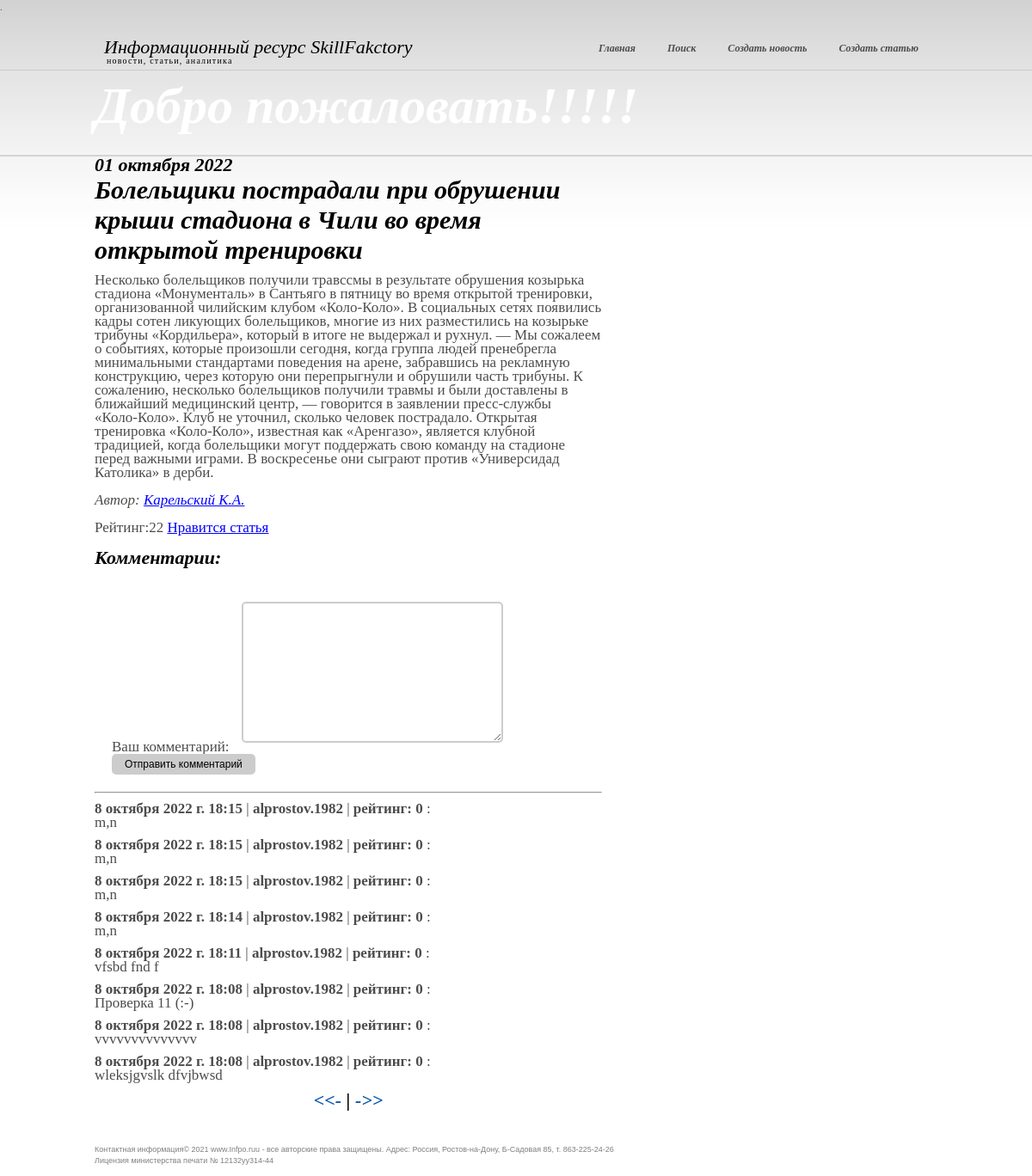
/home/44, run on the app's committed database.
### news/models.py (models this page shows, shortened)
class Post(models.Model):
    head_article = models.CharField(max_length=255)  # post`s name
    text_post = models.TextField()  # text
    date = models.DateTimeField(auto_now_add = True)  # date of the post will be added
    type_post = models.CharField(max_length = 20, choices = POSITIONS, default = 'news')  # post`s type : news or article
    sum_rank = models.IntegerField(default = 0)
    id_author = models.ForeignKey('Author', on_delete = models.CASCADE)  # onetomany relation to the table "Author"
    category = models.ManyToManyField('Category', through = PostCategory)  # manytomany relation to the table "Category"

class Author(models.Model):
    full_name = models.CharField(max_length = 255)
    e_mail = models.EmailField(max_length = 150, null = True)
    rank = models.IntegerField(default = 0)
    id_users = models.OneToOneField(User, on_delete = models.DO_NOTHING)  # onetomany relation to the table "User"

### news/views.py (the view)
class News(DetailView):
    model = Post
    template_name = 'new.html'
    context_object_name = 'new'
    def get_context_data(self, **kwargs):
        context = super().get_context_data(**kwargs)
        context['comments'] = context['new'].comments_set.all().order_by('-date').values('text', 'id_users__username', 'date', 'sum_rank')
        context['next'] = Post.objects.filter(id__gt=context['new'].id).order_by('id').values('id').first()
        context['prev'] = Post.objects.filter(id__lt=context['new'].id).order_by('-id').values('id').first()
        context['form'] = Create_comments
        return context

### news/templatetags/custom_filters.py (called while the page is built)
@register.filter()
def currency(value):
    if isinstance(value, str):
        str1 = value.split()
        value = str1[0] + ' '
        for i in range(1, len(str1)):
            value += str1[i][0] + '.'
    return value

@register.filter()
def censor(value):
    if isinstance(value, str):
        a = ['хрен', 'редиска', 'тыква']
        for i in a:
            b = ' '+i[0]+'*' * (len(i)-1)+' '
            value = value.replace(i, b)
    return value

### templates/new.html (shortened to what this page needs)
{% extends 'flatpages/default.html' %}
{% load custom_filters %}
{% block content %}
    <div class="col">
      <div class="post">
            <h3>{{ new.date|date:'d E Y' }}</h3>
            <h2 >{{ new.head_article| censor }}</h2>
        <p class="new">{{ new.text_post| censor }}
            <br><br><i>Автор:
            <a class="tooltip" href="mailto:">{{ new.id_author.full_name | currency }}
                </a></i>
                <br><br>
                Рейтинг:{{ new.sum_rank }} <a href="like/{{new.id }}" title="рейтинг +1">Нравится статья</a>
                <br><br>
                <h3>Комментарии:</h3>
                <form action="/home/create_comments" method="post">
                {{ form.as_p }}
                <input type="submit" value="Отправить комментарий" />
                </form>
                <hr>
                {% for i in comments %}
                    <p><b>{{ i.date }}</b> | <b>{{ i.id_users__username }}</b> | <b>рейтинг:
                    {{ i.sum_rank }}</b> :<br> {{ i.text }} </p>
                {% empty %}
                    <p>Нет комментариев</p>
                {% endfor %}
        </p>
          <h3 align="center">
          {% if prev.id %}
            <a href="/home/{{prev.id}}" title="Предыдущие новости"> <<- </a>
          {% endif %}
          |
          {% if next.id %}
            <a href="/home/{{next.id}}" title="Следующие новости"> ->> </a>
          {% endif %}
          </h3>
      </div>
    </div>
{% endblock content %}

### static/css/styles.css (style rules this page uses)
* { margin:0; padding:0; outline:0; }
body { font-size:11px; line-height:16px; font-family:Georgia, serif; color:#4c4c4c; background:#fff url(images/body-bg.gif) repeat-x 0 0; }
a { color:#0252aa; text-decoration:none; cursor:pointer; }
input, textarea, select { font-family:Arial, Helvetica, sans-serif; font-size:12px; border:0; }
textarea { overflow:hidden; }
.col { float:left; display:inline; width:590px; margin-right:28px; padding-bottom:41px; }
.post h2 { color:#000; font-size:30px; font-style:italic; line-height:35px; }
.post h3 { color:#000; font-size:22px; font-style:italic; line-height:22px; }
.post a { text-decoration:none; }
.post p { font-size:17px; padding-top:10px; }
.post p a { color:blue; text-decoration:underline; }

### static/css/styles_form.css (style rules this page uses)
form { font-family: inherit; font-size: 1rem; font-weight: 50%; padding:10px; margin:10px; align:center; }
input[type=text],select,input[type=date],textarea { padding:10px; margin:10px; border:2px solid #ccc; -webkit-border-radius: 5px; border-radius: 5px; }
input[type=submit] { padding:5px 15px; background:#ccc; border:0 none; cursor:pointer; -webkit-border-radius: 5px; border-radius: 5px; }

### data on the page
Post: date "01 октября 2022", head_article|censor "Болельщики пострадали при обрушении крыши стадиона в Чили во время открытой тренировки", text_post|censor "Несколько болельщиков получили травccмы в результате обрушения козырька стадиона «Монументаль» в Сантьяго в пятницу во время открытой тренировки, организованной чилийским клубом «Коло‑Коло». В социальных сетях появились кадры сотен ликующих болельщиков, многие из них разместились на козырьке трибуны «Кордильера», который в итоге не выдержал и рухнул. — Мы сожалеем о событиях, которые произошли сегодня, когда группа людей пренебрегла минимальными стандартами поведения на арене, забравшись на рекламную конструкцию, через которую они перепрыгнули и обрушили часть трибуны. К сожалению, несколько болельщиков получили травмы и были доставлены в ближайший медицинский центр, — говорится в заявлении…", id_author.full_name "Карельский К.А.", sum_rank "22"

### other printed values
{{ i.date }} "8 октября 2022 г. 18:15"
{{ i.id_users__username }} "alprostov.1982"
{{ i.sum_rank }} "0"
{{ i.text }} "m,n"
{{ i.date }} "8 октября 2022 г. 18:14" "8 октября 2022 г. 18:11" "8 октября 2022 г. 18:08" "8 октября 2022 г. 18:08" "8 октября 2022 г. 18:08"
{{ i.id_users__username }} "alprostov.1982" "alprostov.1982" "alprostov.1982" "alprostov.1982" "alprostov.1982"
{{ i.sum_rank }} "0" "0" "0" "0" "0"
{{ i.text }} "m,n" "vfsbd fnd f" "Проверка 11 (:-)" "vvvvvvvvvvvvvv" "wleksjgvslk dfvjbwsd"
